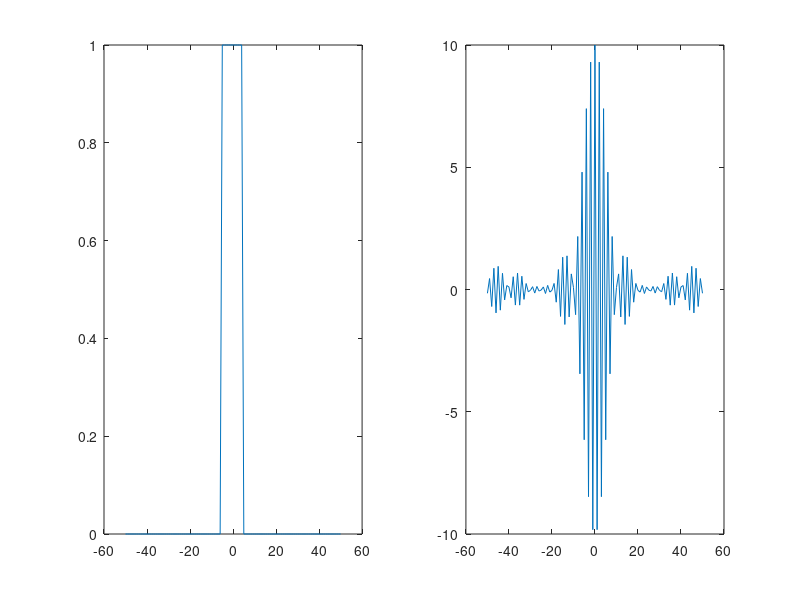

This chart was generated by the following MATLAB code:
step_(1:50)=0;
step_(50:100)=1;
step_(100:150)=0;

fs = 1;
T = 1/fs;
t = -50:T:50;
y = rectpuls(t*0.1);

y_ = fftshift(fft(y));

figure
subplot(1,2,1);
plot(t,y);

subplot(1,2,2);
plot(t,y_);